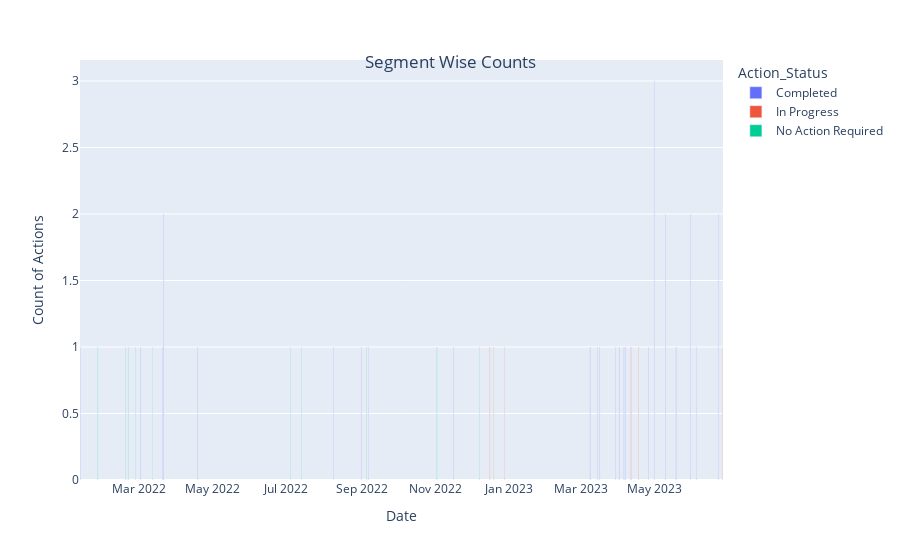

The code cell stored with this chart in its notebook:
### Code cell
df = new_df[new_df['Segment'] == "Consumer"]
        # st.dataframe(df)
df_grouped = df.groupby(['Action_Status', df['EDate'].dt.date]).size().reset_index(name='Count')
fig = px.bar(df_grouped, x='EDate', y='Count', color='Action_Status',
            #  title='Action Status Counts by Date',
             labels={'EDate': 'Date', 'Count': 'Count of Actions'},
             barmode='group')
# Update layout of the plot
fig.update_layout( title={'text': "Segment Wise Counts", 'y':0.9, 'x':0.5, 'xanchor': 'center', 'yanchor': 'top'})
# Show plot in Streamlit
fig.show()

### Figure 1 — Plotly figure (JSON) as saved in the notebook; plotly's stock layout.template omitted (floating-point values rounded to 4 significant figures)
{"data": [{"alignmentgroup": "True", "hovertemplate": "Action_Status=Completed<br>Date=%{x}<br>Count of Actions=%{y}<extra></extra>", "legendgroup": "Completed", "marker": {"color": "#636efa", "pattern": {"shape": ""}}, "name": "Completed", "offsetgroup": "Completed", "orientation": "v", "showlegend": true, "textposition": "auto", "type": "bar", "x": ["2022-01-12", "2022-03-03", "2022-03-21", "2022-03-22", "2022-04-19", "2022-08-09", "2022-09-01", "2022-09-07", "2022-11-16", "2023-03-09", "2023-03-15", "2023-03-17", "2023-03-30", "2023-04-02", "2023-04-06", "2023-04-07", "2023-04-26", "2023-05-01", "2023-05-10", "2023-05-19", "2023-05-31", "2023-06-05", "2023-06-23"], "xaxis": "x", "y": [1, 1, 1, 2, 1, 1, 1, 1, 1, 1, 1, 1, 1, 1, 1, 1, 1, 3, 2, 1, 2, 1, 2], "yaxis": "y"}, {"alignmentgroup": "True", "hovertemplate": "Action_Status=In Progress<br>Date=%{x}<br>Count of Actions=%{y}<extra></extra>", "legendgroup": "In Progress", "marker": {"color": "#EF553B", "pattern": {"shape": ""}}, "name": "In Progress", "offsetgroup": "In Progress", "orientation": "v", "showlegend": true, "textposition": "auto", "type": "bar", "x": ["2022-12-16", "2022-12-19", "2022-12-28", "2023-04-11", "2023-04-12", "2023-04-18", "2023-06-26"], "xaxis": "x", "y": [1, 1, 1, 1, 1, 1, 1], "yaxis": "y"}, {"alignmentgroup": "True", "hovertemplate": "Action_Status=No Action Required<br>Date=%{x}<br>Count of Actions=%{y}<extra></extra>", "legendgroup": "No Action Required", "marker": {"color": "#00cc96", "pattern": {"shape": ""}}, "name": "No Action Required", "offsetgroup": "No Action Required", "orientation": "v", "showlegend": true, "textposition": "auto", "type": "bar", "x": ["2022-01-26", "2022-02-18", "2022-02-20", "2022-02-26", "2022-03-12", "2022-07-04", "2022-07-13", "2022-09-05", "2022-11-02", "2022-12-07"], "xaxis": "x", "y": [1, 1, 1, 1, 1, 1, 1, 1, 1, 1], "yaxis": "y"}], "layout": {"barmode": "group", "legend": {"title": {"text": "Action_Status"}, "tracegroupgap": 0}, "margin": {"t": 60}, "title": {"text": "Segment Wise Counts", "x": 0.5, "xanchor": "center", "y": 0.9, "yanchor": "top"}, "xaxis": {"anchor": "y", "domain": [0, 1], "title": {"text": "Date"}}, "yaxis": {"anchor": "x", "domain": [0, 1], "title": {"text": "Count of Actions"}}}}
